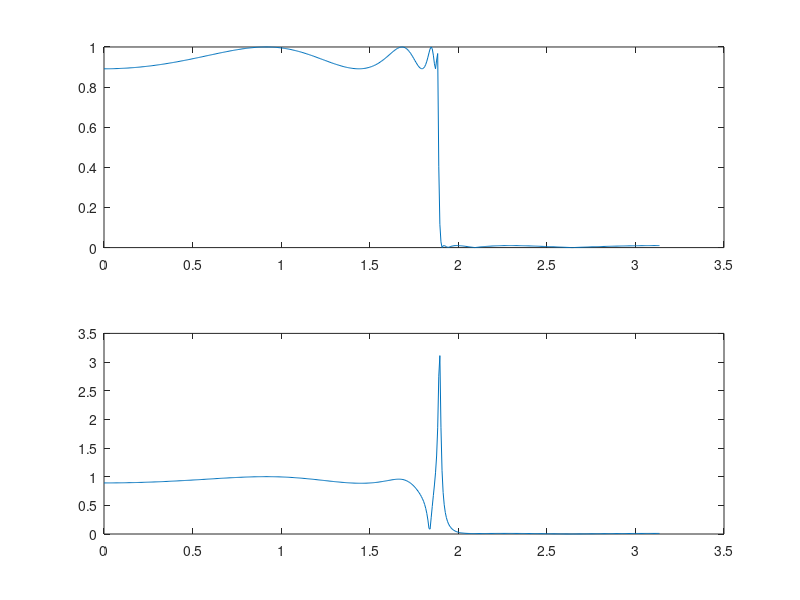

This chart was generated by the following MATLAB code:
[b,a]=ellip(8,1,40,0.6);
bq=round(b*1000)/1000;
aq=round(a*1000)/1000;
[h,f]=freqz(b,a);
hq=freqz(bq,aq);
subplot(2,1,1);
plot(f,abs(h));
subplot(2,1,2);
plot(f,abs(hq));